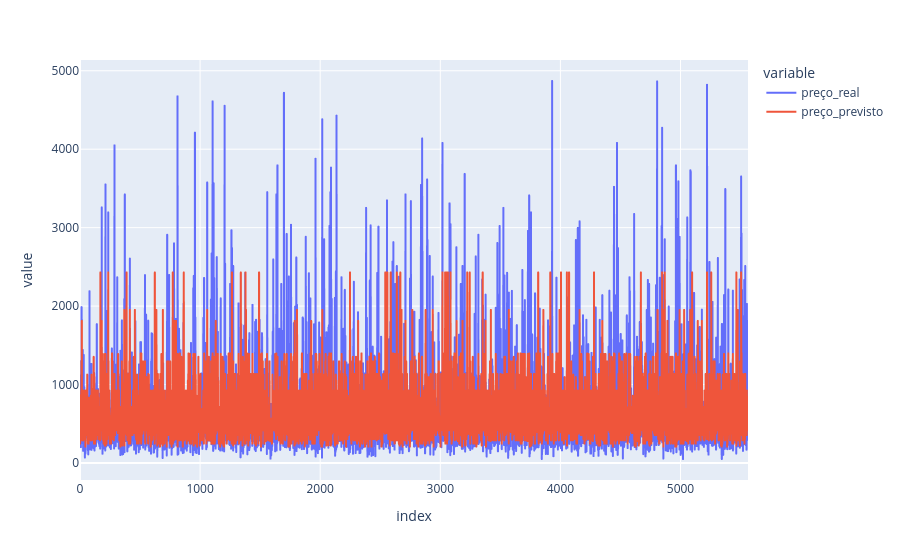

The code cell stored with this chart in its notebook:
### Markdown cell above
Ou seja, nosso modelo está realmente tendo algum efeito quando comparado com a média, está performando melhor que sem um modelo

### Code cell
df_resultados_arvore = pd.DataFrame({
    'id_imovel': X_test['id'],       # Busca o ID original que ficou de fora do treino
    'preço_real': y_test,             # A nota real (Target)
    'preço_previsto': y_pred_arvore      # A nota que a árvore calculou
})
df_resultados_arvore.reset_index(drop=True, inplace=True)
df_resultados_arvore['erro (%)'] = ((df_resultados_arvore['preço_real'] - df_resultados_arvore['preço_previsto']).abs() / df_resultados_arvore['preço_real'])*100


fig = px.line(df_resultados_arvore, y=['preço_real', 'preço_previsto'])
fig.show()
print(df_resultados_arvore[df_resultados_arvore['erro (%)'] >=10].head())

### Figure 1 — Plotly figure (JSON) as saved in the notebook; plotly's stock layout.template omitted (floating-point values rounded to 4 significant figures; data arrays with more than 128 entries replaced by an {"elided": "..."} marker saying what was removed)
{"data": [{"hovertemplate": "variable=preço_real<br>index=%{x}<br>value=%{y}<extra></extra>", "legendgroup": "preço_real", "line": {"color": "#636efa", "dash": "solid"}, "marker": {"symbol": "circle"}, "mode": "lines", "name": "preço_real", "showlegend": true, "type": "scattergl", "x": {"elided": "5563 int values"}, "xaxis": "x", "y": {"elided": "5563 float values"}, "yaxis": "y"}, {"hovertemplate": "variable=preço_previsto<br>index=%{x}<br>value=%{y}<extra></extra>", "legendgroup": "preço_previsto", "line": {"color": "#EF553B", "dash": "solid"}, "marker": {"symbol": "circle"}, "mode": "lines", "name": "preço_previsto", "showlegend": true, "type": "scattergl", "x": {"elided": "5563 int values"}, "xaxis": "x", "y": {"elided": "5563 float values"}, "yaxis": "y"}], "layout": {"legend": {"title": {"text": "variable"}, "tracegroupgap": 0}, "margin": {"t": 60}, "xaxis": {"anchor": "y", "domain": [0, 1], "title": {"text": "index"}}, "yaxis": {"anchor": "x", "domain": [0, 1], "title": {"text": "value"}}}}
